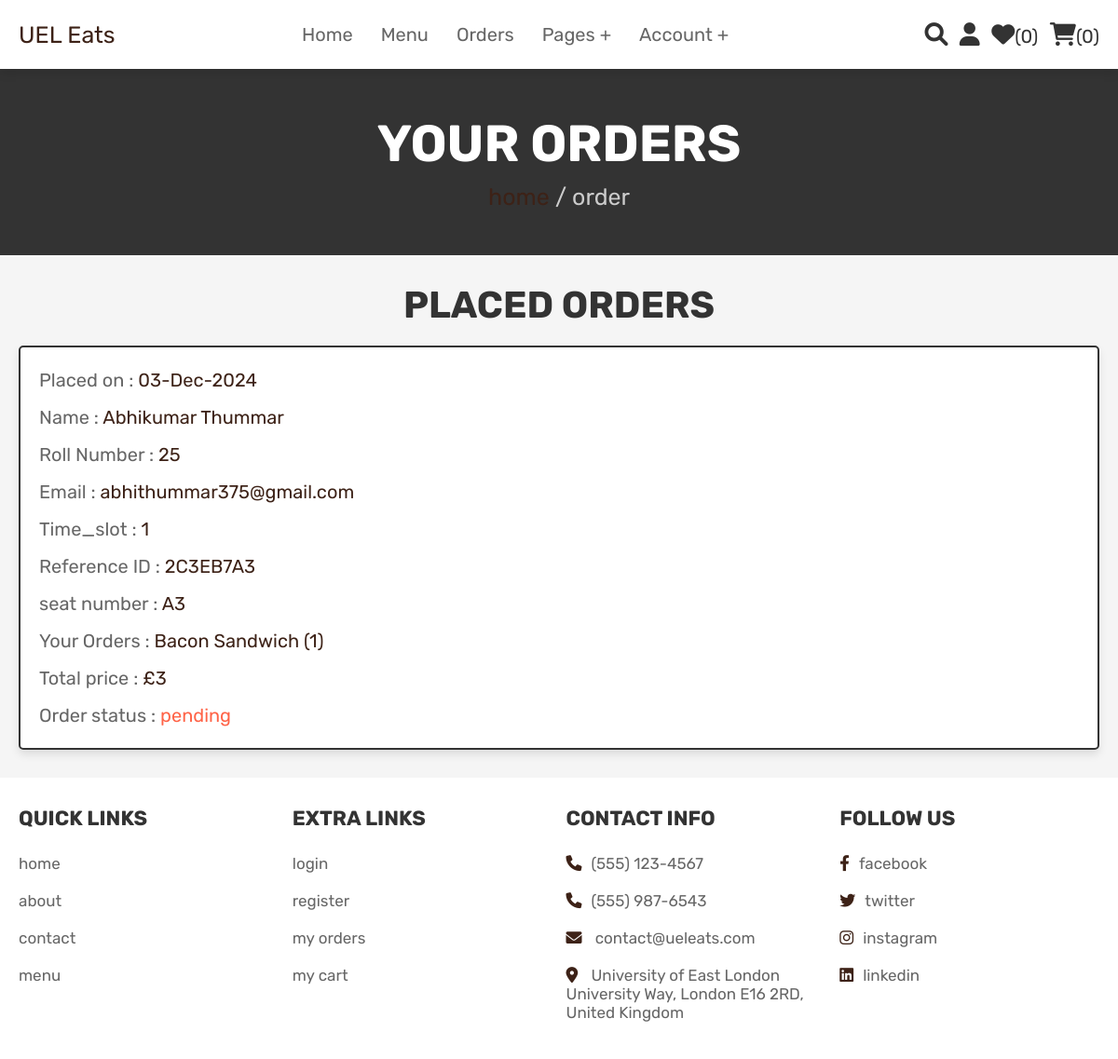
The page /orders.php (signed in) on the database its author committed.
### tables this page shows
CREATE TABLE `orders` (
  `id` int(100) NOT NULL,
  `user_id` int(100) NOT NULL,
  `name` varchar(100) NOT NULL,
  `number` varchar(12) NOT NULL,
  `email` varchar(100) NOT NULL,
  `method` varchar(50) NOT NULL,
  `years` int(4) NOT NULL,
  `branch` varchar(100) NOT NULL,
  `total_products` varchar(1000) NOT NULL,
  `total_price` int(100) NOT NULL,
  `placed_on` varchar(50) NOT NULL,
  `payment_status` varchar(20) NOT NULL DEFAULT 'pending',
  `reference_code` varchar(10) NOT NULL,
  `time_slot_id` int(11) NOT NULL,
  `seat_number` varchar(50) NOT NULL
);

CREATE TABLE `seats` (
  `seat_id` int(11) NOT NULL,
  `seat_number` varchar(20) NOT NULL,
  `status` enum('available','booked') DEFAULT 'available',
  `time_slot_id` int(11) DEFAULT NULL
);

### orders.php (the view, shortened to what this page needs)
<?php
@include 'config.php';
$user_id = $_SESSION['user_id'];
?>
<!DOCTYPE html>
<html lang="en">
<head>
   <link rel="stylesheet" href="https://cdnjs.cloudflare.com/ajax/libs/font-awesome/6.0.0/css/all.min.css">
   <link rel="stylesheet" href="css/style.css">
</head>
<body>
<?php @include 'header.php'; ?>
<section class="heading">
    <h3>your orders</h3>
    <p> <a href="home.php">home</a> / order </p>
</section>
<section class="placed-orders">
    <h1 class="title">placed orders</h1>
    <div class="box-container">
    <?php
        $select_orders = mysqli_query($conn, "
        SELECT o.*, s.seat_number, s.status
        FROM orders o
        INNER JOIN seats s ON o.seat_number = s.seat_id
        WHERE o.user_id = '$user_id'
    ") or die('Query failed: ' . mysqli_error($conn));
        if(mysqli_num_rows($select_orders) > 0){
            while($fetch_orders = mysqli_fetch_assoc($select_orders)){
    ?>
    <div class="box">
        <p> Placed on : <span><?php echo $fetch_orders['placed_on']; ?></span> </p>
        <p> Name : <span><?php echo $fetch_orders['name']; ?></span> </p>
        <p> Roll Number : <span><?php echo $fetch_orders['number']; ?></span> </p>
        <p> Email : <span><?php echo $fetch_orders['email']; ?></span> </p>
        <p> Time_slot : <span><?php echo $fetch_orders['time_slot_id']; ?></span> </p>
        <p> Reference ID : <span><?php echo $fetch_orders['reference_code']; ?></span> </p>
        <p> seat number : <span><?php echo $fetch_orders['seat_number']; ?></span> </p>
        <p> Your Orders : <span><?php echo $fetch_orders['total_products']; ?></span> </p>
        <p> Total price : <span>&pound;<?php echo $fetch_orders['total_price']; ?></span> </p>
        <p> Order status : <span style="color:<?php if($fetch_orders['payment_status'] == 'pending'){echo 'tomato'; }else{echo 'green';} ?>"><?php echo $fetch_orders['payment_status']; ?></span> </p>
    </div>
    <?php
        }
    }else{
        echo '<p class="empty">no orders placed yet!</p>';
    }
    ?>
    </div>
</section>
<?php @include 'footer.php'; ?>
</body>
</html>

### style.css (style rules this page uses)
:root { --pink:#3d2217; --red:#c0392b; --orange:#f39c12; --black:#333; --white:#fff; --light-color:#666; --light-white:#ccc; --light-bg:#f5f5f5; --border:.2rem solid var(--black); --box-shadow:0 .5rem 1rem rgba(0,0,0,.1); }
* { font-family: 'Rubik', sans-serif; margin:0; padding:0; box-sizing: border-box; outline: none; border:none; text-decoration: none; transition:all .2s linear; }
html { font-size: 62.5%; overflow-x: hidden; scroll-behavior: smooth; scroll-padding-top: 6.5rem; }
body { background: var(--light-bg); }
section { padding:3rem 2rem; }
.heading { display: flex; flex-flow: column; align-items: center; justify-content: center; gap:1rem; background-color: var(--black); text-align: center; min-height: 25vh; }
.heading h3 { font-size: 5.5rem; color:var(--white); text-transform: uppercase; }
.heading p { font-size: 2.5rem; color:var(--light-white); }
.heading p a { color:var(--pink); }
.title { text-align: center; margin-bottom: 2rem; color:var(--black); text-transform: uppercase; font-size: 4rem; }
.placed-orders .box-container { max-width: 1200px; margin:0 auto; display: flex; flex-wrap: wrap; gap:1.5rem; align-items: flex-start; }
.placed-orders .box-container .box { background-color: var(--white); padding:1rem 2rem; border:var(--border); box-shadow: var(--box-shadow); flex:1 1 40rem; border-radius: .5rem; }
.placed-orders .box-container .box p { margin: 1rem 0; font-size: 2rem; line-height: 1.5; color:var(--light-color); }
.placed-orders .box-container .box p span { color:var(--pink); }

### rows shown on the page
orders: placed_on "03-Dec-2024", name "Abhikumar Thummar", number "25", email "abhithummar375@gmail.com", time_slot "1", reference_code "2C3EB7A3", seats.seat_number "A3", total_products "Bacon Sandwich (1)", total_price "3", payment_status "pending"

### other values the page prints
$wishlist_num_rows "0"
$cart_num_rows "0"
